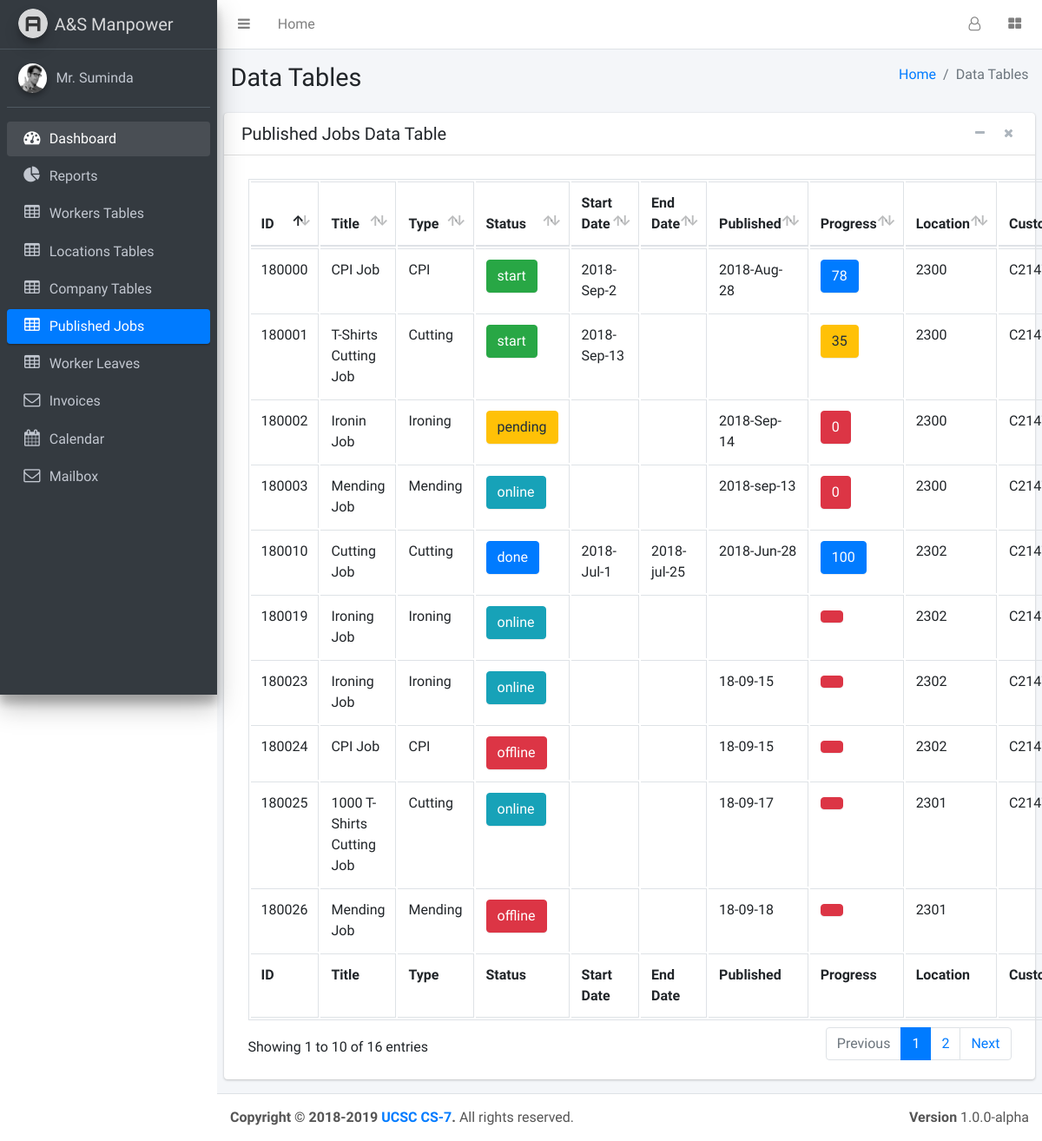
Page /pages/others/tables/dataJobS.php on the earlier database version.
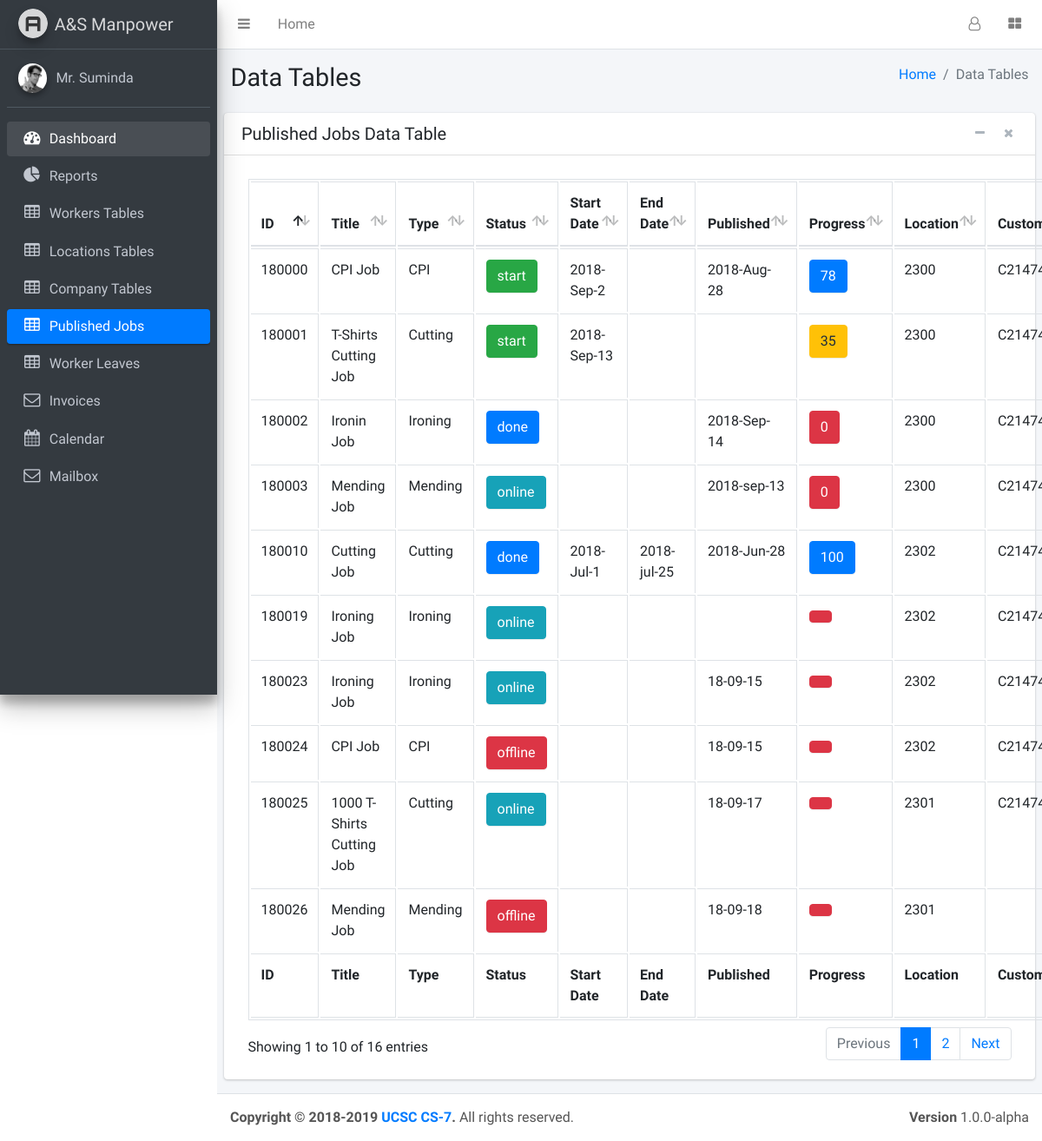
Same page on the later database version.
### tables this page shows
CREATE TABLE `supplier_job` (
  `jobID` int(11) NOT NULL,
  `jobTitle` varchar(45) DEFAULT NULL,
  `jobType` varchar(45) DEFAULT NULL,
  `jobCount` int(11) DEFAULT NULL,
  `workerCount` int(11) NOT NULL,
  `jobPeriod` varchar(45) DEFAULT NULL,
  `jobStatus` varchar(45) DEFAULT 'offline',
  `jobStart` varchar(45) DEFAULT NULL,
  `jobEnd` varchar(45) DEFAULT NULL,
  `jobPublished` varchar(100) DEFAULT NULL,
  `jobProgress` varchar(45) DEFAULT NULL,
  `supID` varchar(45) NOT NULL,
  `locationID` int(11) NOT NULL,
  `comID` varchar(100) DEFAULT NULL,
  `jobNature` varchar(10) NOT NULL DEFAULT 'Full Time',
  `workersJoined` int(10) NOT NULL DEFAULT '0',
  `jobRatings` int(10) NOT NULL DEFAULT '0'
);

### pages/query_boxes/supplier_view_s_jobs.php (the view)
<?php
    $query="SELECT * FROM supplier_job ORDER BY jobID DESC";
    $result=mysqli_query($conn,$query);
    if(mysqli_num_rows($result)>0){
        while($row=mysqli_fetch_assoc($result)){
            $rank="danger";
            if($row['jobProgress']>75){
                $rank="primary";
            }else if($row['jobProgress']>50){
                $rank="success";
            }else if($row['jobProgress']>25){
                $rank="warning";
            }
            $status="danger";
            if($row['jobStatus']=='online'){
                $status="info";
            }else if($row['jobStatus']=='start'){
                $status="success";
            }else if($row['jobStatus']=='pending'){
                $status="warning";
            }else if($row['jobStatus']=='done'){
                $status="primary";
            }
            echo "<tr>
                  <td>".$row['jobID']."</td>
                  <td>".$row['jobTitle']."</td>
                  <td>".$row['jobType']."</td>
                  <td><lable class='btn btn-".$status."'>".$row['jobStatus']."</lable></td>
                  <td>".$row['jobStart']."</td>
                  <td>".$row['jobEnd']."</td>
                  <td>".$row['jobPublished']."</td>
                  <td><lable class='btn btn-".$rank."'>".$row['jobProgress']."</lable></td>
                  <td>".$row['locationID']."</td>
                  <td>".$row['comID']."</td>
                  <td>".$row['jobNature']."</td>
                  <td>".$row['workersJoined']."</td>
                  <td>".$row['jobRatings']."</td>
                  <td>
                  </td>
                </tr>";
        }
    }
?>

Differences in the rows shown:
changed supplier_job "Ironin Job": jobStatus "pending" → "done"
